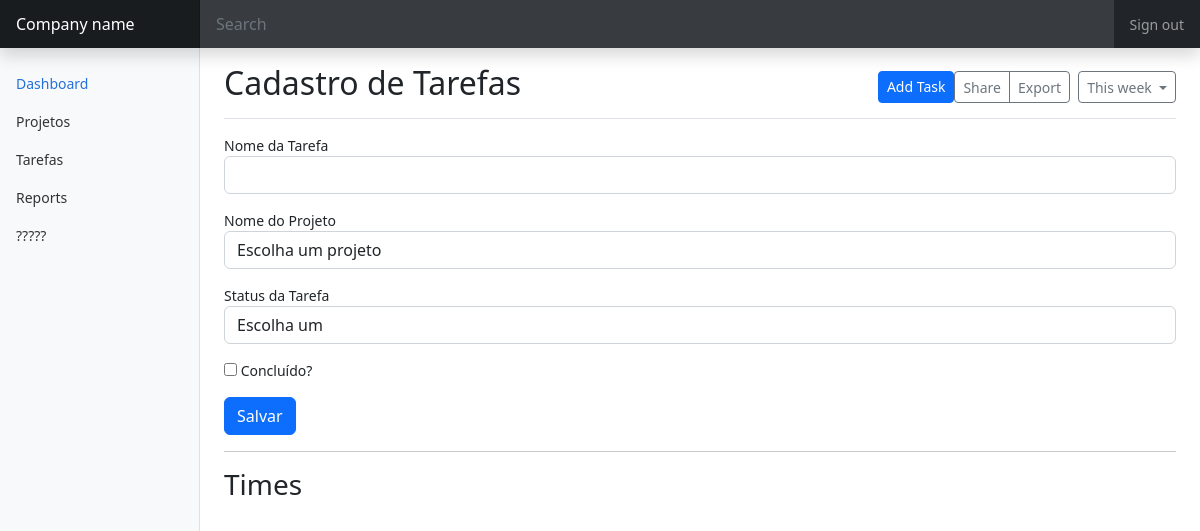
Page /tasks/edit/4 on the earlier database version.
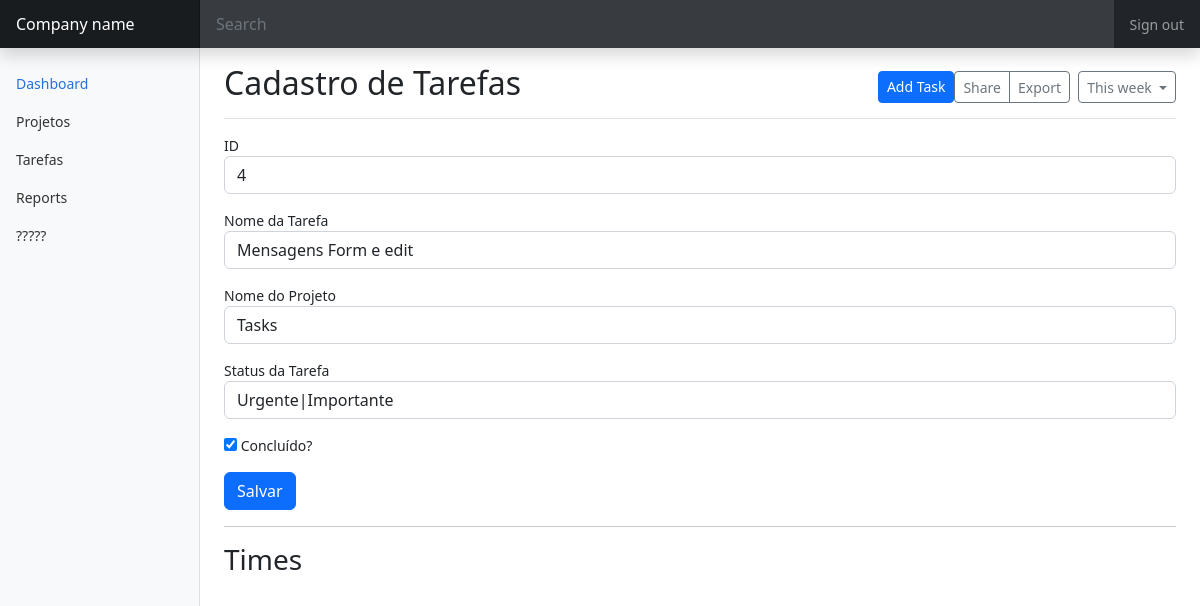
Same page on the later database version.
### projetos/models.py (models this page shows, shortened)
class Task(db.Model):
    task_status = {1:"Urgente|Importante", 2: "Urgente|Não Importante", 3:"Não Urgene|Importante" }
    id = db.Column(db.Integer, primary_key=True)
    task_name = db.Column(db.String(80), nullable=False)
    status = db.Column(db.Integer, nullable=False)
    concluido = db.Column(db.Boolean)
    project_id = db.Column(db.Integer, db.ForeignKey('project.id'),
        nullable=False)
    times = db.relationship('TaskTime', backref='task', lazy=True)

### projetos/vw_tasks.py (the view)
@bp.route("/tasks/edit/<int:id>", methods=("GET", ))
def edit(id):
    record = Task.query.filter_by(id=id).first()
    projects = Project.query.all()
    return render_template("projetos/tarefas/form.html", record=record, projects=projects)

### templates/projetos/tarefas/form.html (shortened to what this page needs)
{% extends 'layout.html' %}
{% block content %}
  <main class="col-md-9 ms-sm-auto col-lg-10 px-md-4">
    <div class="d-flex justify-content-between flex-wrap flex-md-nowrap align-items-center pt-3 pb-2 mb-3 border-bottom">
      <h1 class="h2">Cadastro de Tarefas</h1>
      <div class="btn-toolbar mb-2 mb-md-0">
        <a href="{{ url_for("task.add") }}" class="btn btn-sm btn-primary">Add Task</a>
        <div class="btn-group me-2">
          <button type="button" class="btn btn-sm btn-outline-secondary">Share</button>
          <button type="button" class="btn btn-sm btn-outline-secondary">Export</button>
        </div>
        <button type="button" class="btn btn-sm btn-outline-secondary dropdown-toggle">
          This week
        </button>
      </div>
    </div>
    <form method="post" enctype="multipart/form-data">
        {% if record %}
        <div class="mb-3">
            <label>ID</label>
            <input type="text" name="id" value="{{ record.id }}" required readonly class="form-control" />
        </div>
        {% endif %}
        <div class="mb-3">
            <label>Nome da Tarefa</label>
            <input type="text" name="task_name" required class="form-control"
              value="{{ record.task_name if record else "" }}" />
        </div>
        <div class="mb-3">
            <label>Nome do Projeto</label>
            <select name="project_id" required class="form-control">
                <option value="">Escolha um projeto</option>
                {% for p in projects %}
                <option value="{{ p.id }}" {{ "selected=''" if record and record.project_id==p.id else "" }}>{{ p.project_name }}</option>
                {% endfor %}
            </select>
        </div>
        <div class="mb-3">
            <label>Status da Tarefa</label>
            <select name="status" required class="form-control">
                <option value="">Escolha um</option>
                {% for k,v in {1:"Urgente|Importante", 2: "Urgente|Não Importante", 3:"Não Urgene|Importante" }.items() %}
                <option value="{{ k }}" {{ "selected=''" if record and record.status==k else "" }}>{{ v }}</option>
                {% endfor %}
            </select>
        </div>
        <div class="mb-3">
            <label>
                <input type="checkbox" name="concluido" {{ "checked=''" if record and record.concluido==True else "" }}/>
                Concluído?</label>
        </div>
        <div class="mb-3">
            <button type="submit" class="btn btn-primary">Salvar</button>
        </div>
    </form>
    <hr>
    <h3>Times</h3>
  </main>
  {% endblock %}

Differences in the rows shown:
added Task: id "4", task_name "Mensagens Form e edit"
Other differences:
form field project_id: "Escolha um projeto" → "Tasks"
form field status: "Escolha um" → "Urgente|Importante"
form field concluido: "☐" → "☑"
text now shown: "ID"
